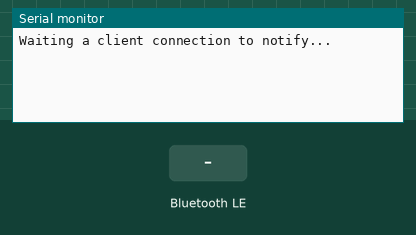
The program below on a simulated ESP32. On the bench: the last lines printed to the serial monitor. The test bench sets the inputs (shaded band). Nothing arrives over Bluetooth unless stated; a phone connects over Bluetooth LE 3 s after start.

Above: at 1.2 s.
1.3 s: Bluetooth LE write "1" received
At 2.1 s:
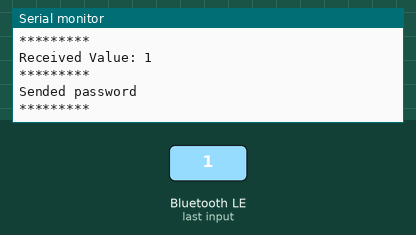
2.8 s: Bluetooth LE write "1" received
At 2.98 s:
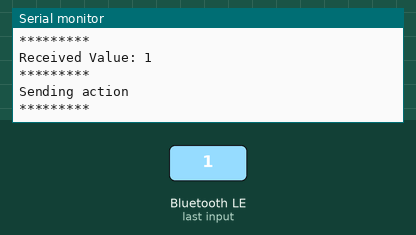
4.3 s: Bluetooth LE write "0" received
At 5.5 s:
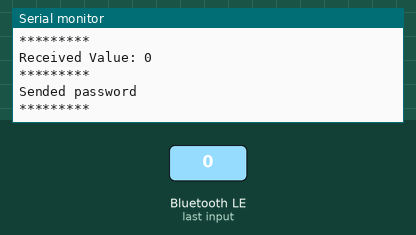
5.8 s: Bluetooth LE write "2" received
At 6.8 s:
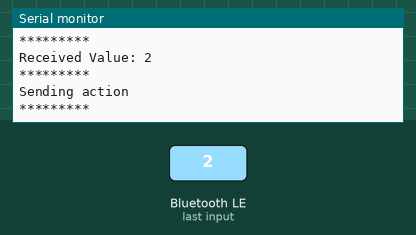
Timing chart, 0 to 8.3 s (numbered marks = the images above; inputs shaded):
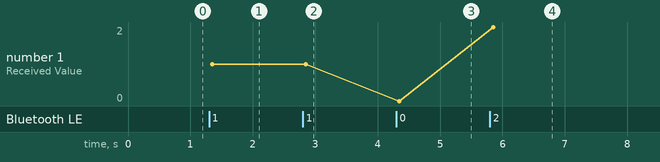

The program:

main.cpp
```cpp
#include <Arduino.h>
#include <BLEDevice.h>
#include <BLEServer.h>
#include <BLEUtils.h>
#include <BLE2902.h>

BLEServer* pServer = NULL;
BLECharacteristic* CheckUUID = NULL;
BLECharacteristic* PasswdUUID = NULL;
BLECharacteristic* ActionUUID = NULL;
BLECharacteristic* IncomingUUID = NULL;
bool deviceConnected = false;
bool oldDeviceConnected = false;

bool checking = false;

int done = 0;

// See the following for generating UUIDs:
// https://www.uuidgenerator.net/

// UUID сервиса (можно выставлять только 4 значения, остальные адаптер заполнит сам)
#define SERVICE_UUID        "BA10"

// UUID характеристик
#define CHECK_UUID          "BA52" // Проверка          [WRITE]
#define PASSWD_PORT_UUID    "BA44" // Пароль            [NOTIFY]
#define ADMIN_PORT_UUID     "BA13" // Админ панель      [NOTIFY]
#define ACTION_PORT_UUID    "BA87" // Действия          [NOTIFY]
#define INCOMING_PORT_UUID  "BA76" // Прием             [WRITE]
#define FILLER_0            "BA66" // Отвлекающий       [NOTIFY]
#define FILLER_1            "BA91" // маневр, эти       [NOTIFY]
#define FILLER_2            "BA01" // характеристики    [WRITE]
#define FILLER_3            "BA28" // ничего не делают. [NOTIFY]


class MyServerCallbacks: public BLEServerCallbacks {
    void onConnect(BLEServer* pServer) {
      deviceConnected = true;
      Serial.println("Device connected");
    };

    void onDisconnect(BLEServer* pServer) {
      deviceConnected = false;
      Serial.println("Device disconnected ");
    }
};


class Check: public BLECharacteristicCallbacks {
    void onWrite(BLECharacteristic *pCharacteristic1) {
      std::string rxValue = pCharacteristic1->getValue();

      if (rxValue.length() > 0) {
        Serial.println("*********");
        Serial.print("Received Value: ");
        for (int i = 0; i < rxValue.length(); i++)
          Serial.print(rxValue[i]);

        Serial.println();
        Serial.println("*********");

        checking = true;
        std::string value = "060593";
        PasswdUUID->setValue(value);
        PasswdUUID->notify();

        Serial.println();
        Serial.println("Sended password");
        Serial.println("*********");
        Serial.println();
      }
    }
};


class Income: public BLECharacteristicCallbacks {
    void onWrite(BLECharacteristic *pCharacteristic2) {
      Serial.println("Income function started");
      std::string rxValue = pCharacteristic2->getValue();

      if (rxValue.length() > 0) {
        Serial.println("*********");
        Serial.print("Received Value: ");
        for (int i = 0; i < rxValue.length(); i++)
          Serial.print(rxValue[i]);

        Serial.println();
        Serial.println("*********");

        if(checking = true){
          checking = false;
          Serial.println();
          Serial.println("Sending action");
          Serial.println("*********");
          Serial.println();

          std::string value1 = "1";
          ActionUUID->setValue(value1);
          ActionUUID->notify();
        }
      }
    }
};


void setup() {
  Serial.begin(115200);

  // Create the BLE Device
  BLEDevice::init("BuyQaw");

  // Create the BLE Server
  pServer = BLEDevice::createServer();
  pServer->setCallbacks(new MyServerCallbacks());


  // Create the BLE Service
  BLEService *pService = pServer->createService(SERVICE_UUID);

  // Create a BLE Characteristic
  CheckUUID = pService->createCharacteristic(
                      CHECK_UUID,
                      BLECharacteristic::PROPERTY_READ   |
                      BLECharacteristic::PROPERTY_WRITE  |
                      BLECharacteristic::PROPERTY_NOTIFY |
                      BLECharacteristic::PROPERTY_INDICATE
                    );

  // Create a BLE Characteristic
  PasswdUUID = pService->createCharacteristic(
                      PASSWD_PORT_UUID,
                      BLECharacteristic::PROPERTY_READ   |
                      BLECharacteristic::PROPERTY_WRITE  |
                      BLECharacteristic::PROPERTY_NOTIFY |
                      BLECharacteristic::PROPERTY_INDICATE
                    );

  // Create a BLE Characteristic
  ActionUUID = pService->createCharacteristic(
                      ACTION_PORT_UUID,
                      BLECharacteristic::PROPERTY_READ   |
                      BLECharacteristic::PROPERTY_WRITE  |
                      BLECharacteristic::PROPERTY_NOTIFY |
                      BLECharacteristic::PROPERTY_INDICATE
                    );

  // Create a BLE Characteristic
  IncomingUUID = pService->createCharacteristic(
                      INCOMING_PORT_UUID,
                      BLECharacteristic::PROPERTY_READ   |
                      BLECharacteristic::PROPERTY_WRITE  |
                      BLECharacteristic::PROPERTY_NOTIFY |
                      BLECharacteristic::PROPERTY_INDICATE
                    );


  CheckUUID->setCallbacks(new Check());
  IncomingUUID->setCallbacks(new Income());


  // https://www.bluetooth.com/specifications/gatt/viewer?attributeXmlFile=org.bluetooth.descriptor.gatt.client_characteristic_configuration.xml
  // Create a BLE Descriptor
  CheckUUID->addDescriptor(new BLE2902());
  PasswdUUID->addDescriptor(new BLE2902());
  ActionUUID->addDescriptor(new BLE2902());
  IncomingUUID->addDescriptor(new BLE2902());

  // Start the service
  pService->start();

  // Start advertising
  BLEAdvertising *pAdvertising = BLEDevice::getAdvertising();
  pAdvertising->addServiceUUID(SERVICE_UUID);
  pAdvertising->setScanResponse(false);
  pAdvertising->setMinPreferred(0x0);  // set value to 0x00 to not advertise this parameter
  BLEDevice::startAdvertising();
  Serial.println("Waiting a client connection to notify...");
}

void loop() {
    // // disconnecting
    // if (!deviceConnected && oldDeviceConnected) {
    //     delay(500); // give the bluetooth stack the chance to get things ready
    //     pServer->startAdvertising(); // restart advertising
    //     Serial.println("start advertising");
    //     oldDeviceConnected = deviceConnected;
    // }
    // // connecting
    // if (deviceConnected && !oldDeviceConnected) {
    //     // do stuff here on connecting
    //     oldDeviceConnected = deviceConnected;
    // }
}
```

Measured:
- after the input at 1.3 s, the serial monitor: prints a new line after 0.05 s (image 1)
- after the input at 2.8 s, the serial monitor: prints a new line after 0.05 s (image 2)
- after the input at 4.3 s, the serial monitor: prints a new line after 0.05 s (image 3)
- after the input at 5.8 s, the serial monitor: prints a new line after 0.05 s (image 4)
- plotted number 1: 1 → 0 after the input at 4.3 s, 0 → 2 after the input at 5.8 s
